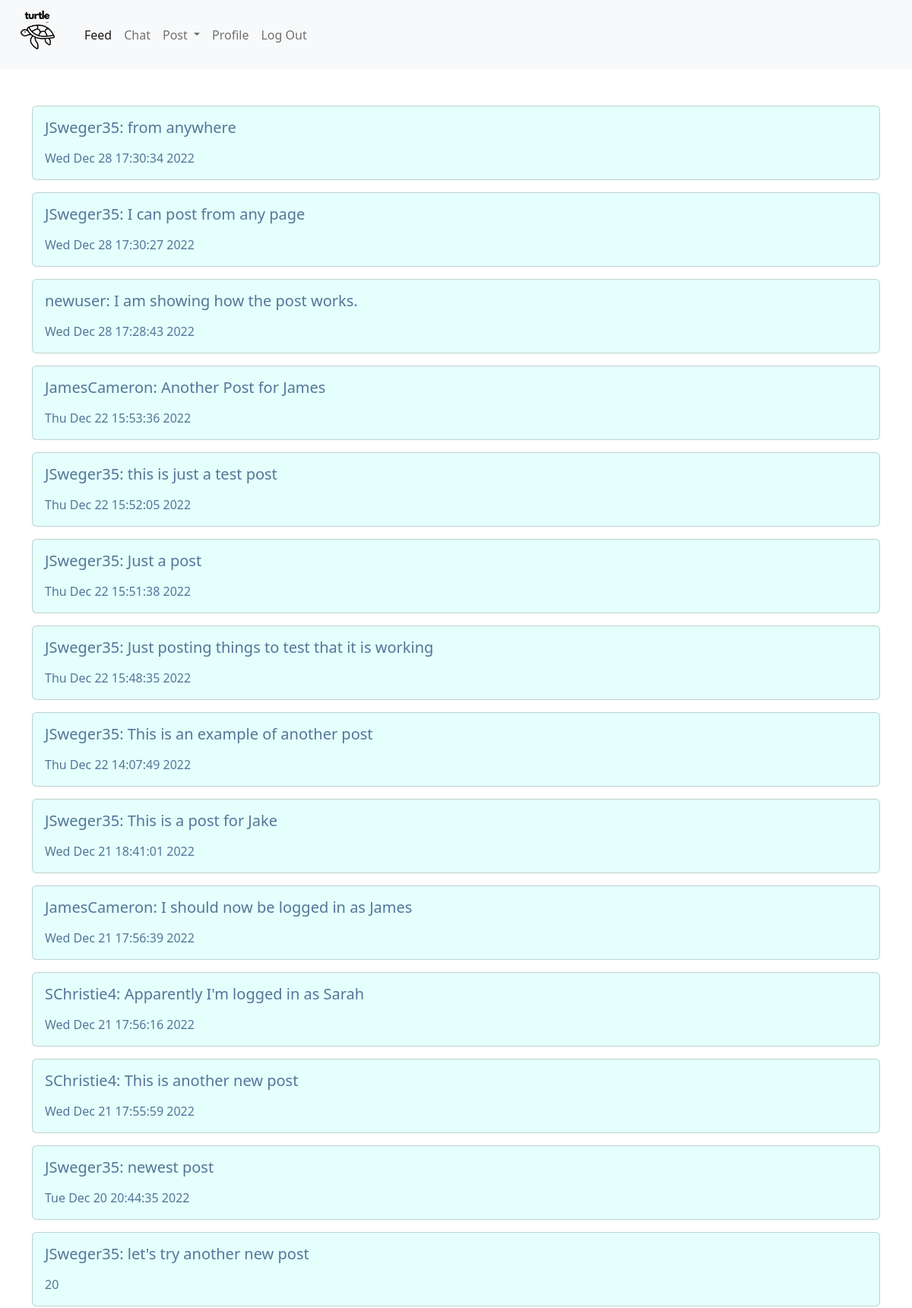
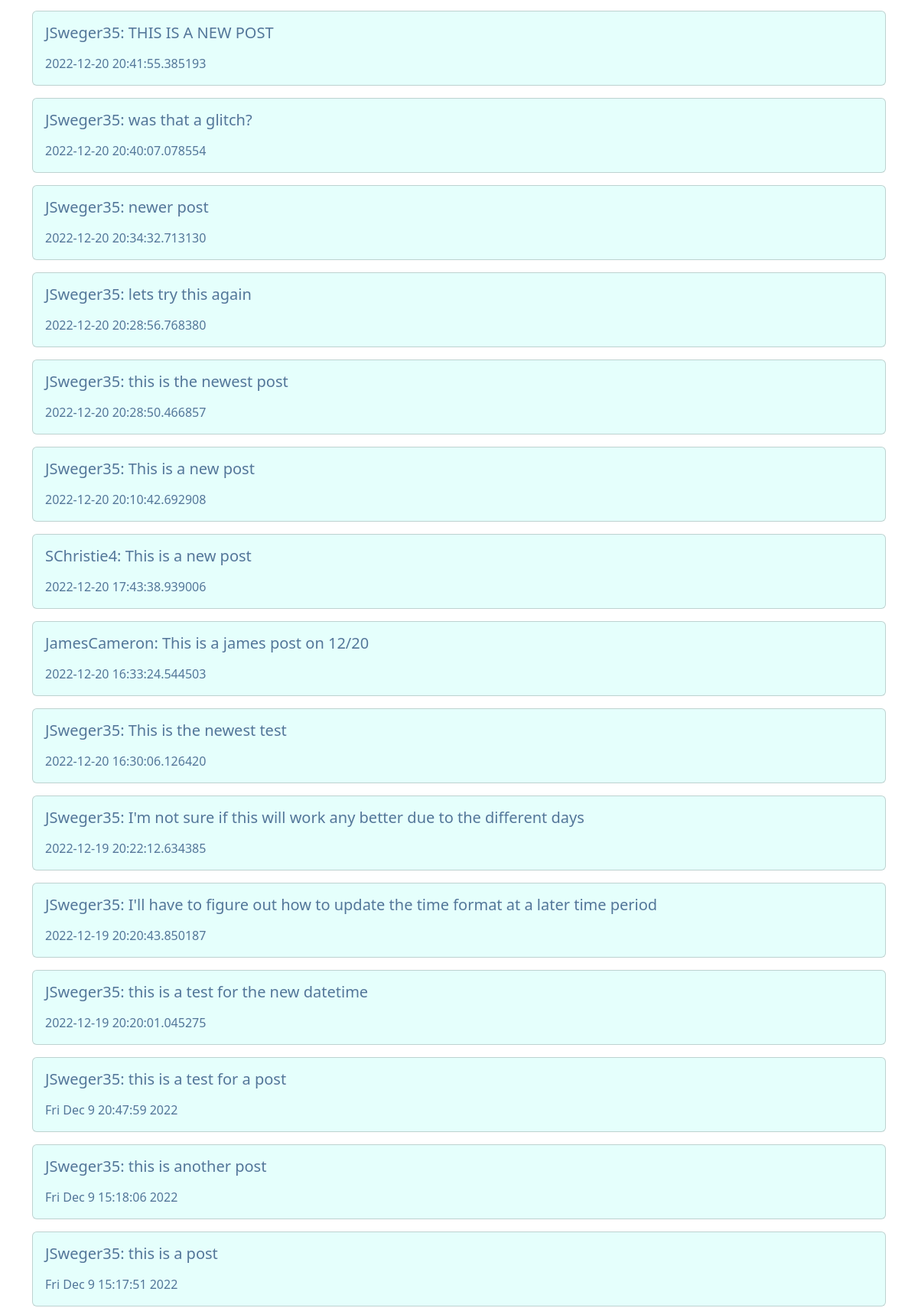
Screenshot of / (signed in, upper part) with the database file from the repository (2 pictures, top to bottom).
### tables this page shows
CREATE TABLE 'posts' (id INTEGER PRIMARY KEY AUTOINCREMENT NOT NULL, feed TEXT, chat TEXT, time DATETIME, user_id INTEGER,'chat_id' INTEGER);

CREATE TABLE users (id INTEGER PRIMARY KEY AUTOINCREMENT NOT NULL, username TEXT NOT NULL, passhash TEXT NOT NULL, 'prof_pic' TEXT);

### app.py (the view)
@app.route("/")
@login_required
def index():
    data = list(cur.execute("SELECT posts.feed, posts.time, posts.user_id, users.username FROM posts LEFT JOIN users ON posts.USER_id=users.id WHERE feed IS NOT NULL ORDER BY posts.id DESC"))
    con.commit()
    users = list(cur.execute("SELECT username,id FROM users"))
    return render_template("index.html", data=data, username = users)

### app.py (called while the page is built)
def login_required(f):
    @wraps(f)
    def decorated_function(*args, **kwargs):
        if session.get("user_id") is None:
            return redirect("/login")
        return f(*args, **kwargs)
    return decorated_function

@app.after_request
def after_request(response):
    response.headers["Cache-Control"] = "no-cache, no-store, must-revalidate"
    response.headers["Expires"] = 0
    response.headers["Pragma"] = "no-cache"
    return response

### templates/index.html (shortened to what this page needs)
{% extends "layout.html" %}
{% block secondary %}
    <div class="container py-5">
        <div class="section text-left">
            {% for row in data %}
                <div class="card w-100  mb-3">
                    <div class="card-body">
                        <div>
                        <h5 class="card-title mb-3">  {{ row[3] }}: {{ row[0] }}</h5>
                        </div>
                        <div>
                        <p class="card-text">{{ row[1]}}</p>
                        </div>
                    </div>
                </div>
                {% endfor %}
        </div>
    </div>
  {% endblock %}

### static/styles.css (style rules this page uses)
.card { --bs-card-spacer-y: 1rem; --bs-card-spacer-x: 1rem; --bs-card-title-spacer-y: 0.5rem; --bs-card-border-width: 1px; --bs-card-border-color: var(--bs-border-color-translucent); --bs-card-border-radius: 0.375rem; --bs-card-box-shadow: ; --bs-card-inner-border-radius: calc(0.375rem - 1px); --bs-card-cap-padding-y: 0.5rem; --bs-card-cap-padding-x: 1rem; --bs-card-cap-bg: rgba(0, 0, 0, 0.03); --bs-card-cap-color: ; --bs-card-height: ; --bs-card-color: ; --bs-card-bg: #fff; --bs-card-img-overlay-padding: 1rem; --bs-card-group-margin: 0.75rem; position: relative; display: flex; flex-direction: column; min-width: 0; height: var(--bs-card-height); word-wrap: break-word; background-color: #e5fffc; background-clip: border-box; border: var(--bs-card-border-width) solid var(--bs-card-border-color); border-radius: var(--bs-card-border-radius); }
body { margin: 0; font-family: var(--bs-body-font-family); font-size: var(--bs-body-font-size); font-weight: var(--bs-body-font-weight); line-height: var(--bs-body-line-height); color: #537699; text-align: var(--bs-body-text-align); background-color: var(--bs-body-bg); -webkit-text-size-adjust: 100%; -webkit-tap-highlight-color: #9b313100; }

### rows the page displays
posts: username "JSweger35", feed "from anywhere", time "Wed Dec 28 17:30:34 2022"
posts: username "JSweger35", feed "I can post from any page", time "Wed Dec 28 17:30:27 2022"
posts: username "newuser", feed "I am showing how the post works.", time "Wed Dec 28 17:28:43 2022"
posts: username "JamesCameron", feed "Another Post for James", time "Thu Dec 22 15:53:36 2022"
posts: username "JSweger35", feed "this is just a test post", time "Thu Dec 22 15:52:05 2022"
posts: username "JSweger35", feed "Just a post", time "Thu Dec 22 15:51:38 2022"
posts: username "JSweger35", feed "Just posting things to test that it is working", time "Thu Dec 22 15:48:35 2022"
posts: username "JSweger35", feed "This is an example of another post", time "Thu Dec 22 14:07:49 2022"
posts: username "JSweger35", feed "This is a post for Jake", time "Wed Dec 21 18:41:01 2022"
posts: username "JamesCameron", feed "I should now be logged in as James", time "Wed Dec 21 17:56:39 2022"
posts: username "SChristie4", feed "Apparently I'm logged in as Sarah", time "Wed Dec 21 17:56:16 2022"
posts: username "SChristie4", feed "This is another new post", time "Wed Dec 21 17:55:59 2022"
posts: username "JSweger35", feed "newest post", time "Tue Dec 20 20:44:35 2022"
posts: username "JSweger35", feed "let's try another new post", time "20"
posts: username "JSweger35", feed "THIS IS A NEW POST", time "2022-12-20 20:41:55.385193"
posts: username "JSweger35", feed "was that a glitch?", time "2022-12-20 20:40:07.078554"
posts: username "JSweger35", feed "newer post", time "2022-12-20 20:34:32.713130"
posts: username "JSweger35", feed "lets try this again", time "2022-12-20 20:28:56.768380"
posts: username "JSweger35", feed "this is the newest post", time "2022-12-20 20:28:50.466857"
posts: username "JSweger35", feed "This is a new post", time "2022-12-20 20:10:42.692908"
posts: username "SChristie4", feed "This is a new post", time "2022-12-20 17:43:38.939006"
posts: username "JamesCameron", feed "This is a james post on 12/20", time "2022-12-20 16:33:24.544503"
posts: username "JSweger35", feed "This is the newest test", time "2022-12-20 16:30:06.126420"
posts: username "JSweger35", feed "I'm not sure if this will work any better due to the different days", time "2022-12-19 20:22:12.634385"
posts: username "JSweger35", feed "I'll have to figure out how to update the time format at a later time period", time "2022-12-19 20:20:43.850187"
posts: username "JSweger35", feed "this is a test for the new datetime", time "2022-12-19 20:20:01.045275"
posts: username "JSweger35", feed "this is a test for a post", time "Fri Dec 9 20:47:59 2022"
posts: username "JSweger35", feed "this is another post", time "Fri Dec 9 15:18:06 2022"
posts: username "JSweger35", feed "this is a post", time "Fri Dec 9 15:17:51 2022"
